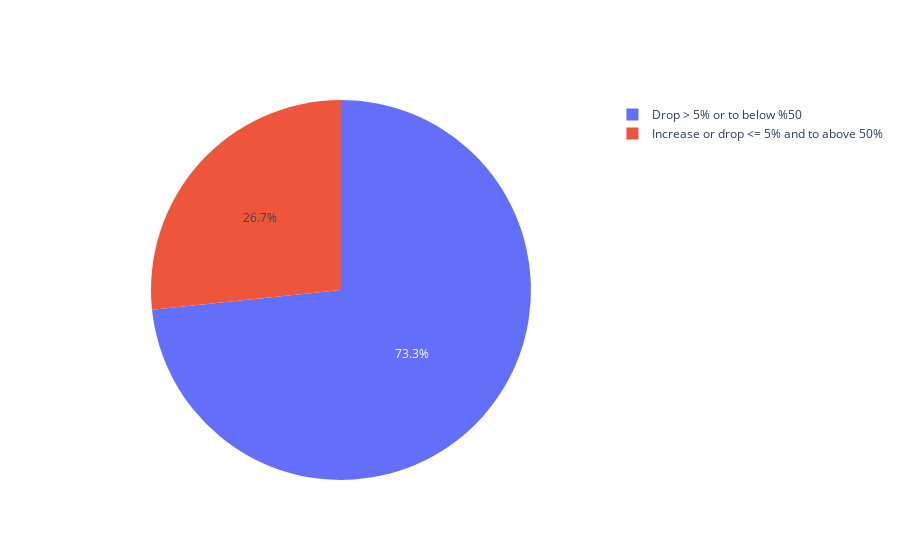
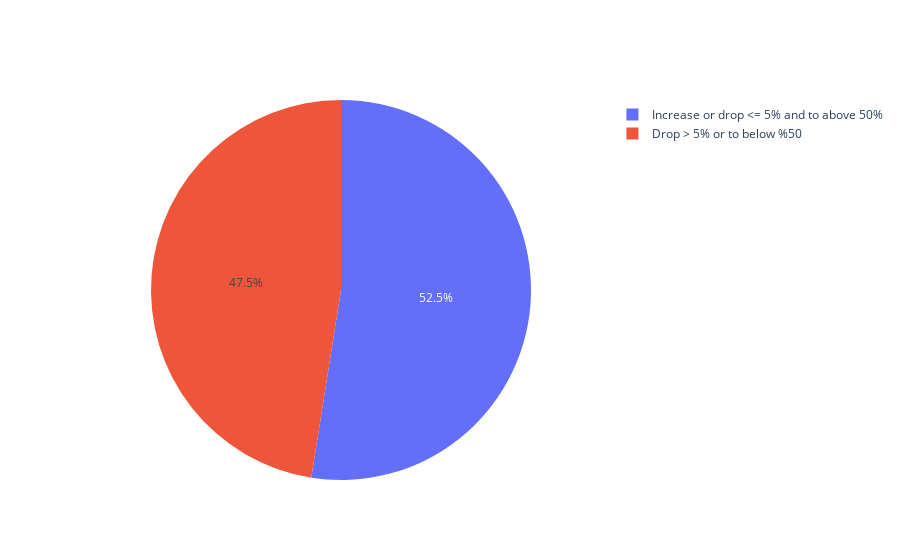

Here is the notebook cell these charts were saved with, in order:
### Code cell
#make charts

labels = ["Drop > 5% or to below %50", "Increase or drop <= 5% and to above 50%"]
values = [lvesv_inc[0], lvesv_inc[1]]

fig = go.Figure(data=[go.Pie(labels=labels, values=values)])
fig.show()

labels = ["Drop > 5% or to below %50", "Increase or drop <= 5% and to above 50%"]
values = [lvesv_dec[0], lvesv_dec[1]]

fig = go.Figure(data=[go.Pie(labels=labels, values=values)])
fig.show()

### Figure 1 — Plotly figure (JSON) as saved in the notebook; plotly's stock layout.template omitted (floating-point values rounded to 4 significant figures)
{"data": [{"labels": ["Drop > 5% or to below %50", "Increase or drop <= 5% and to above 50%"], "type": "pie", "values": [22, 8]}], "layout": {}}

### Figure 2 — Plotly figure (JSON) as saved in the notebook; plotly's stock layout.template omitted (floating-point values rounded to 4 significant figures)
{"data": [{"labels": ["Drop > 5% or to below %50", "Increase or drop <= 5% and to above 50%"], "type": "pie", "values": [19, 21]}], "layout": {}}
